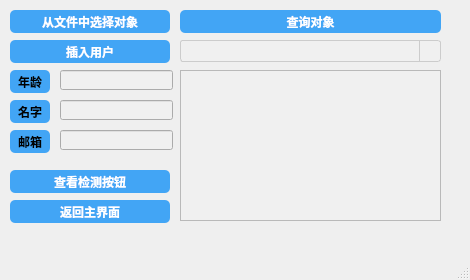
<?xml version="1.0" encoding="UTF-8"?>
<ui version="4.0">
 <class>MainWindow</class>
 <widget class="QMainWindow" name="MainWindow">
  <property name="geometry">
   <rect>
    <x>0</x>
    <y>0</y>
    <width>470</width>
    <height>280</height>
   </rect>
  </property>
  <property name="windowTitle">
   <string>MainWindow</string>
  </property>
  <widget class="QWidget" name="centralwidget">
   <widget class="QPushButton" name="load_user_button">
    <property name="geometry">
     <rect>
      <x>10</x>
      <y>10</y>
      <width>160</width>
      <height>23</height>
     </rect>
    </property>
    <property name="styleSheet">
     <string notr="true">QPushButton {
    background-color: #42A5F5;
    color: white;
    font-family: Arial;
    font-size: 12px; /* 调整字体大小 */
    font-weight: bold;
    border: none; /* 取消边框 */
    border-radius: 5px;
    padding: 5px;
    min-width: 150px; /* 设置最小宽度 */
    max-width: 150px; /* 设置最大宽度 */
    min-height: 13px; /* 设置最小高度 */
    max-height: 13px; /* 设置最大高度 */
}

QPushButton:hover {
    background-color: lightgreen;
}

QPushButton:pressed {
    background-color: darkgreen;
}    </string>
    </property>
    <property name="text">
     <string>从文件中选择对象</string>
    </property>
   </widget>
   <widget class="QPushButton" name="view_detection_button">
    <property name="geometry">
     <rect>
      <x>10</x>
      <y>170</y>
      <width>160</width>
      <height>23</height>
     </rect>
    </property>
    <property name="styleSheet">
     <string notr="true">QPushButton {
    background-color: #42A5F5;
    color: white;
    font-family: Arial;
    font-size: 12px; /* 调整字体大小 */
    font-weight: bold;
    border: none; /* 取消边框 */
    border-radius: 5px;
    padding: 5px;
    min-width: 150px; /* 设置最小宽度 */
    max-width: 150px; /* 设置最大宽度 */
    min-height: 13px; /* 设置最小高度 */
    max-height: 13px; /* 设置最大高度 */
}

QPushButton:hover {
    background-color: lightgreen;
}

QPushButton:pressed {
    background-color: darkgreen;
}    </string>
    </property>
    <property name="text">
     <string>查看检测按钮</string>
    </property>
   </widget>
   <widget class="QPushButton" name="insert_user_button">
    <property name="geometry">
     <rect>
      <x>10</x>
      <y>40</y>
      <width>160</width>
      <height>23</height>
     </rect>
    </property>
    <property name="styleSheet">
     <string notr="true">QPushButton {
    background-color: #42A5F5;
    color: white;
    font-family: Arial;
    font-size: 12px; /* 调整字体大小 */
    font-weight: bold;
    border: none; /* 取消边框 */
    border-radius: 5px;
    padding: 5px;
    min-width: 150px; /* 设置最小宽度 */
    max-width: 150px; /* 设置最大宽度 */
    min-height: 13px; /* 设置最小高度 */
    max-height: 13px; /* 设置最大高度 */
}

QPushButton:hover {
    background-color: lightgreen;
}

QPushButton:pressed {
    background-color: darkgreen;
}    </string>
    </property>
    <property name="text">
     <string>插入用户</string>
    </property>
   </widget>
   <widget class="QPushButton" name="back_button">
    <property name="geometry">
     <rect>
      <x>10</x>
      <y>200</y>
      <width>160</width>
      <height>23</height>
     </rect>
    </property>
    <property name="styleSheet">
     <string notr="true">QPushButton {
    background-color: #42A5F5;
    color: white;
    font-family: Arial;
    font-size: 12px; /* 调整字体大小 */
    font-weight: bold;
    border: none; /* 取消边框 */
    border-radius: 5px;
    padding: 5px;
    min-width: 150px; /* 设置最小宽度 */
    max-width: 150px; /* 设置最大宽度 */
    min-height: 13px; /* 设置最小高度 */
    max-height: 13px; /* 设置最大高度 */
}

QPushButton:hover {
    background-color: lightgreen;
}

QPushButton:pressed {
    background-color: darkgreen;
}    </string>
    </property>
    <property name="text">
     <string>返回主界面</string>
    </property>
   </widget>
   <widget class="QPushButton" name="query_button">
    <property name="geometry">
     <rect>
      <x>180</x>
      <y>10</y>
      <width>261</width>
      <height>23</height>
     </rect>
    </property>
    <property name="styleSheet">
     <string notr="true">QPushButton {
    background-color: #42A5F5;
    color: white;
    font-family: Arial;
    font-size: 12px; /* 调整字体大小 */
    font-weight: bold;
    border: none; /* 取消边框 */
    border-radius: 5px;
    padding: 5px;
    min-width: 251px; /* 设置最小宽度 */
    max-width: 251px; /* 设置最大宽度 */
    min-height: 13px; /* 设置最小高度 */
    max-height: 13px; /* 设置最大高度 */
}

QPushButton:hover {
    background-color: lightgreen;
}

QPushButton:pressed {
    background-color: darkgreen;
}    </string>
    </property>
    <property name="text">
     <string>查询对象</string>
    </property>
   </widget>
   <widget class="QLineEdit" name="age_input">
    <property name="geometry">
     <rect>
      <x>60</x>
      <y>70</y>
      <width>113</width>
      <height>20</height>
     </rect>
    </property>
    <property name="styleSheet">
     <string notr="true">    background-color: #f0f0f0; /* 浅灰色背景 */
    color: black;</string>
    </property>
    <property name="text">
     <string/>
    </property>
   </widget>
   <widget class="QLineEdit" name="username_input">
    <property name="geometry">
     <rect>
      <x>60</x>
      <y>100</y>
      <width>113</width>
      <height>20</height>
     </rect>
    </property>
    <property name="styleSheet">
     <string notr="true">    background-color: #f0f0f0; /* 浅灰色背景 */
    color: black;</string>
    </property>
   </widget>
   <widget class="QLineEdit" name="email_input">
    <property name="geometry">
     <rect>
      <x>60</x>
      <y>130</y>
      <width>113</width>
      <height>20</height>
     </rect>
    </property>
    <property name="styleSheet">
     <string notr="true">    background-color: #f0f0f0;
    color: black;</string>
    </property>
   </widget>
   <widget class="QTableView" name="table_view">
    <property name="geometry">
     <rect>
      <x>180</x>
      <y>70</y>
      <width>261</width>
      <height>151</height>
     </rect>
    </property>
    <property name="styleSheet">
     <string notr="true">QTableView {
    background-color: #f0f0f0; /* 浅灰色背景 */
    color: #007BFF; /* 蓝色文字 */
    gridline-color: #ccc; /* 灰色网格线 */
}

QTableView::item {
    padding: 5px;
}

QTableView::item:selected {
    background-color: #007BFF; /* 蓝色选中背景 */
    color: white; /* 白色选中文字 */
}

QHeaderView::section {
    background-color: #e0e0e0; /* 稍深的灰色表头背景 */
    color: #007BFF; /* 蓝色表头文字 */
    border: 1px solid #ccc; /* 灰色表头边框 */
    padding: 5px;
}</string>
    </property>
   </widget>
   <widget class="QComboBox" name="query_combobox">
    <property name="geometry">
     <rect>
      <x>180</x>
      <y>40</y>
      <width>261</width>
      <height>22</height>
     </rect>
    </property>
    <property name="styleSheet">
     <string notr="true">QComboBox {
    background-color: #f0f0f0; /* 浅灰色背景 */
    color: black;
    border: 1px solid #ccc; /* 浅灰色边框 */
    border-radius: 3px;
    padding: 1px 18px 1px 3px;
    min-width: 6em;
}

QComboBox::drop-down {
    subcontrol-origin: padding;
    subcontrol-position: top right;
    width: 20px;
    border-left-width: 1px;
    border-left-color: #ccc; /* 浅灰色边框 */
    border-left-style: solid;
    border-top-right-radius: 3px;
    border-bottom-right-radius: 3px;
    background-color: #f0f0f0; /* 浅灰色背景 */
}

QComboBox QAbstractItemView {
    border: 2px solid #ccc; /* 浅灰色边框 */
    selection-background-color: #e0e0e0; /* 选中项的浅灰色背景 */
    background-color: #f0f0f0; /* 下拉列表的浅灰色背景 */
    color: black;
}</string>
    </property>
    <property name="locale">
     <locale language="Chinese" country="China"/>
    </property>
   </widget>
   <widget class="QLabel" name="label">
    <property name="geometry">
     <rect>
      <x>10</x>
      <y>70</y>
      <width>40</width>
      <height>23</height>
     </rect>
    </property>
    <property name="styleSheet">
     <string notr="true">    background-color: #42A5F5;
    color: black;
    font-family: Arial;
    font-size: 12px;
    font-weight: bold;
    border: none;
    border-radius: 5px;
    padding: 5px;
    min-width: 30px;
    max-width: 30px;
    min-height: 13px;
    max-height: 13px;
    text-align: center;</string>
    </property>
    <property name="text">
     <string>年龄</string>
    </property>
   </widget>
   <widget class="QLabel" name="label_2">
    <property name="geometry">
     <rect>
      <x>10</x>
      <y>100</y>
      <width>40</width>
      <height>23</height>
     </rect>
    </property>
    <property name="styleSheet">
     <string notr="true">    background-color: #42A5F5;
    color: black;
    font-family: Arial;
    font-size: 12px;
    font-weight: bold;
    border: none;
    border-radius: 5px;
    padding: 5px;
    min-width: 30px;
    max-width: 30px;
    min-height: 13px;
    max-height: 13px;
    text-align: center;</string>
    </property>
    <property name="text">
     <string>名字</string>
    </property>
   </widget>
   <widget class="QLabel" name="label_3">
    <property name="geometry">
     <rect>
      <x>10</x>
      <y>130</y>
      <width>40</width>
      <height>23</height>
     </rect>
    </property>
    <property name="styleSheet">
     <string notr="true">    background-color: #42A5F5;
    color: black;
    font-family: Arial;
    font-size: 12px;
    font-weight: bold;
    border: none;
    border-radius: 5px;
    padding: 5px;
    min-width: 30px;
    max-width: 30px;
    min-height: 13px;
    max-height: 13px;
    text-align: center;</string>
    </property>
    <property name="text">
     <string>邮箱</string>
    </property>
   </widget>
  </widget>
  <widget class="QMenuBar" name="menubar">
   <property name="geometry">
    <rect>
     <x>0</x>
     <y>0</y>
     <width>470</width>
     <height>22</height>
    </rect>
   </property>
  </widget>
  <widget class="QStatusBar" name="statusbar"/>
 </widget>
 <resources/>
 <connections/>
</ui>
